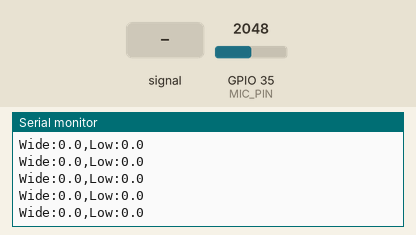
Bench run of a sketch on a simulated ESP32. On the bench: the last lines printed to the serial monitor. Inputs (shaded band) come from the test bench; at power-on: GPIO 35 (MIC_PIN) = 2048 (analog values on the 0–4095 scale).

Above: at 1.2 s.
1.3 s: GPIO 35 (MIC_PIN) fed a 200 Hz sine of ±327 counts around its level
At 1.44 s:
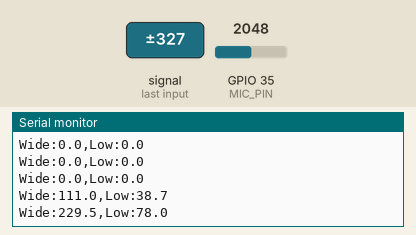
2.8 s: GPIO 35 (MIC_PIN) set to 2866
At 2.89 s:
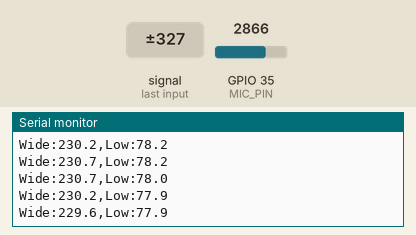
4.3 s: GPIO 35 (MIC_PIN) fed a 1000 Hz sine of ±1023 counts around its level
At 4.46 s:
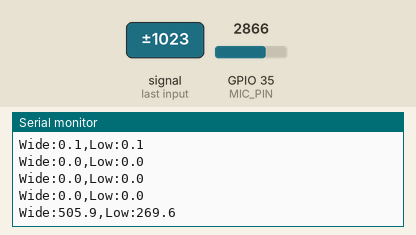
5.8 s: GPIO 35 (MIC_PIN) set to 3603
At 5.81 s:
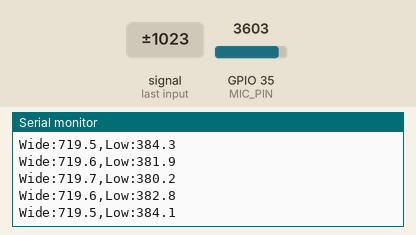
Timing chart, 0 to 8.3 s (numbered marks = the images above; inputs shaded):
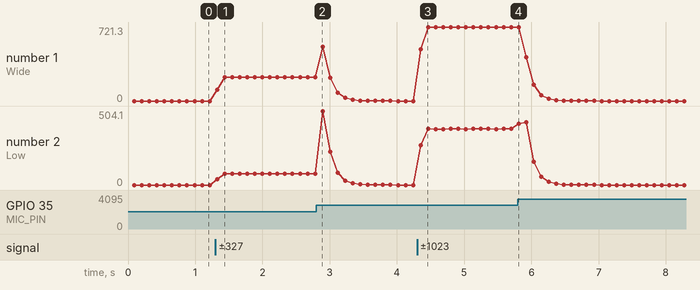

Measured:
- after the input at 1.3 s, the serial monitor: prints a new line at once (image 1)
- after the input at 4.3 s, the serial monitor: prints a new line after 0.05 s (image 3)
- plotted number 1: 0 → 229.6 after the input at 1.3 s, 0 → 719.5 after the input at 4.3 s
- plotted number 2: 0 → 77.9 after the input at 1.3 s, 0 → 384.1 after the input at 4.3 s

The sketch:

Snap_peak_showing.ino
```cpp
const int   MIC_PIN = 35;
const int   FS      = 2000;     // samples per second
const int   WIN     = 100;      // samples per printed point (100 / 2000 = 50 ms)
const float A_DC    = 0.01f;    // tracks the DC level (about 3 Hz at 2 kHz)
const float A_LP    = 0.376f;   // one-pole low-pass, about 150 Hz at 2 kHz

void setup() {
  Serial.begin(115200);
  analogReadResolution(12);
  analogSetPinAttenuation(MIC_PIN, ADC_11db);
}

void loop() {
  static uint32_t next = micros();
  static float dc = 0, lp = 0, accW = 0, accL = 0;
  static int n = 0;
  static bool started = false;

  while ((int32_t)(micros() - next) < 0) {}   // wait for the next sample tick
  next += 1000000UL / FS;

  float x = (float)analogRead(MIC_PIN);
  if (!started) { dc = lp = x; started = true; }

  dc += A_DC * (x - dc);          // DC level
  lp += A_LP * (x - lp);          // low-passed copy
  float wide = x - dc;            // AC part, all frequencies
  float low  = lp - dc;           // AC part, low frequencies only
  accW += wide * wide;
  accL += low * low;

  if (++n >= WIN) {
    Serial.print("Wide:");  Serial.print(sqrt(accW / n), 1);
    Serial.print(",Low:");  Serial.println(sqrt(accL / n), 1);
    n = 0; accW = 0; accL = 0;
  }
}
```
